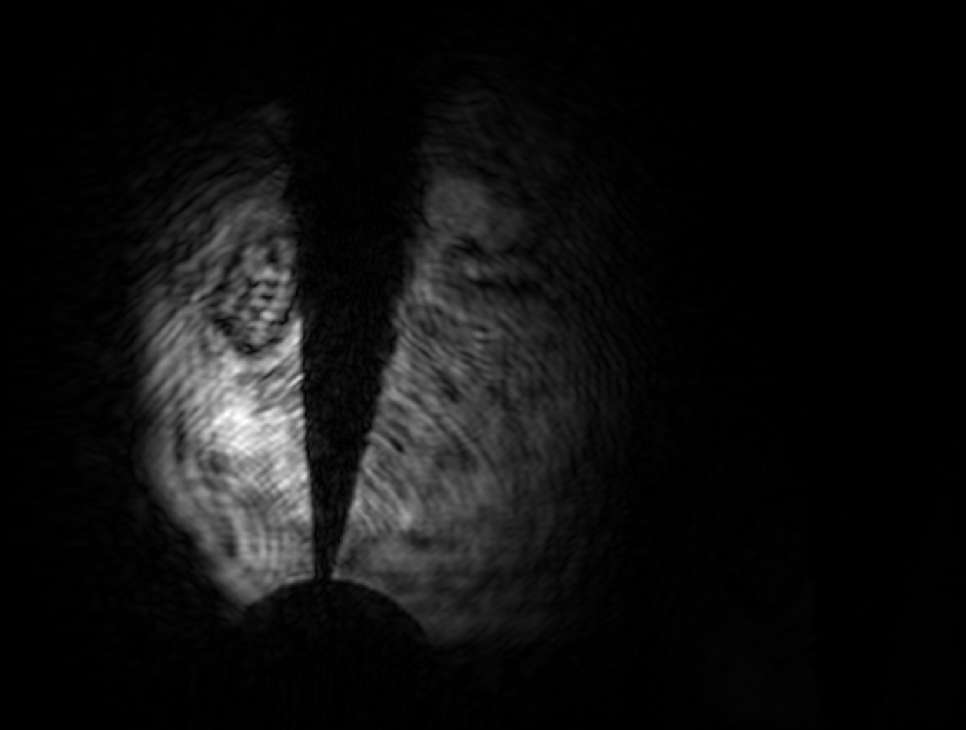
#> input picture Background Subtraction/FG_256PSI.tif, 966 x 730 px, shrunk from 1376 x 1040 before the run
$ python Background_Detector.py
#> lines starting #> are read from the running program, lines starting #| are printed output that depends on the picture
import cv2
import numpy as np

fg = cv2.imread('FG_256PSI.tif')
#> fg is the input picture: shape (730, 966, 3); min 0, max 255, mean 15.8
bg = cv2.imread('BG_256PSI.tif')
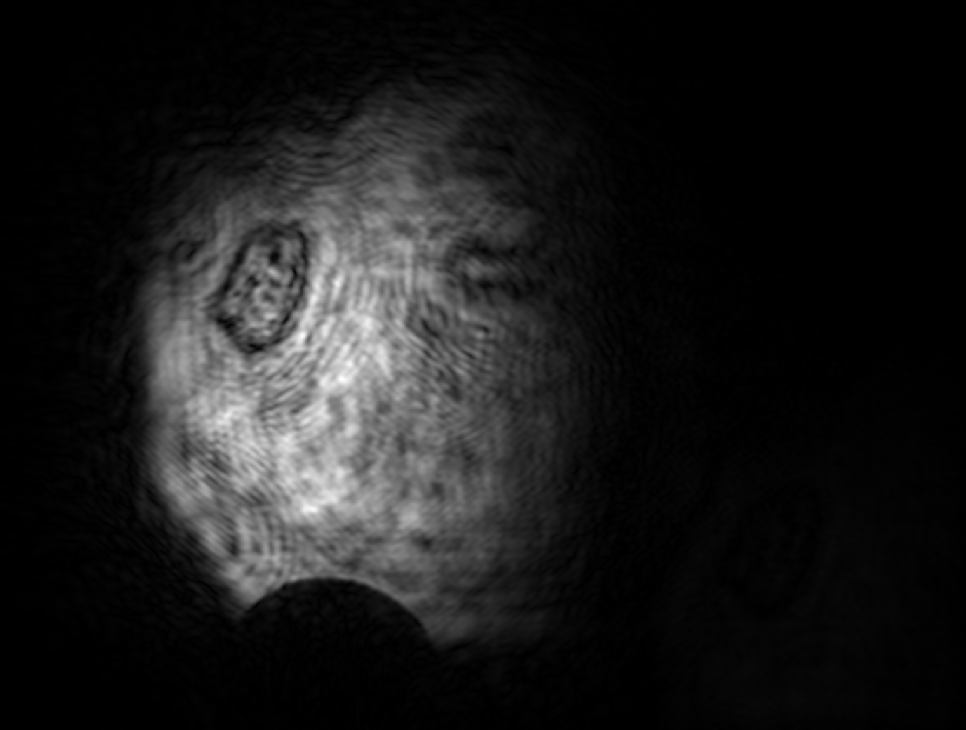
#> input picture Background Subtraction/BG_256PSI.tif, 966 x 730 px, shrunk from 1376 x 1040 before the run
#> bg is the input picture: shape (730, 966, 3); min 0, max 255, mean 26.4

fg = cv2.cvtColor(fg, cv2.COLOR_BGR2GRAY)
#> fg: shape (730, 966)
bg = cv2.cvtColor(bg, cv2.COLOR_BGR2GRAY)
#> bg: shape (730, 966)

difference2 = fg.copy()

pixelRange = 50

for i in range(len(fg)):
        for j in range(len(fg[i])):

                if ((int(bg[i,j])-int(fg[i,j])) >= pixelRange):
                    difference2[i,j] = fg[i,j]


                else:
                    difference2[i,j] = 255
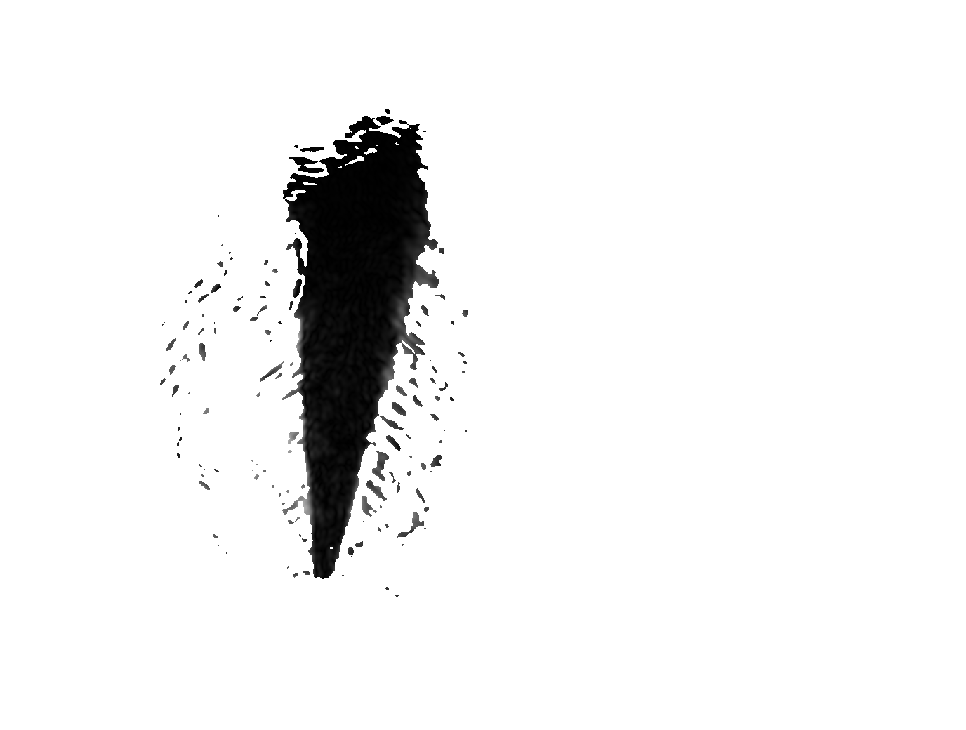
#> difference2: shape (730, 966); min 0, max 255, mean 240.6


cv2.imshow("difference 2", difference2)

cv2.imwrite("background_detection_256PSI.tif",difference2)


#closes windows if space bar is pressed
cv2.waitKey(0)
cv2.destroyAllWindows()
